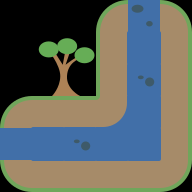

Below is a game level as drawn by its tile map, then a one-line description and the .tmx that defines it (tile-layer data replaced by summaries):
An orthogonal 6x6 tile map with 32x32 px tiles, 2 tile layers (ground, deco).

<map version="1.0" orientation="orthogonal" renderorder="left-down" width="6" height="6" tilewidth="32" tileheight="32" nextobjectid="12">
 <tileset firstgid="1" source="tileset.tsx" />
 <layer name="ground" width="6" height="6">
  <data>[36 cells, 27 non-empty, 12 distinct tile ids]</data>
 </layer>
 <layer name="deco" width="6" height="6">
  <data>[36 cells, 4 non-empty, 4 distinct tile ids]</data>
 </layer>
</map>
